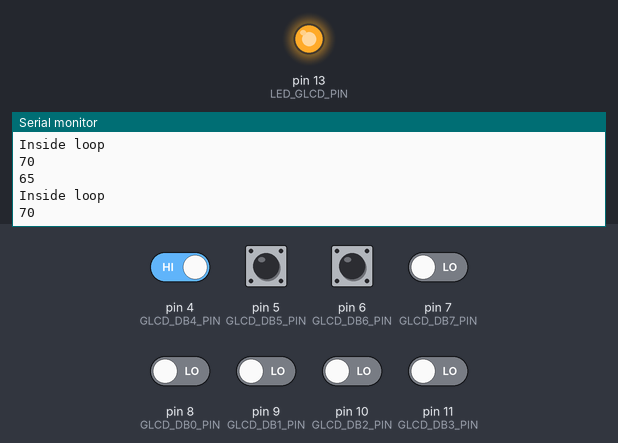
A sketch run on a simulated Arduino Uno, built with avr-gcc and run on an emulated ATmega328P. Parts: output pins drawn as LEDs (lit = HIGH), the last lines printed to the serial monitor. The inputs (shaded band) are chosen by the test bench; at power-on: pin 4 (GLCD_DB4_PIN), pin 5 (GLCD_DB5_PIN), pin 6 (GLCD_DB6_PIN) HIGH, pin 7 (GLCD_DB7_PIN), pin 8 (GLCD_DB0_PIN), pin 9 (GLCD_DB1_PIN), pin 10 (GLCD_DB2_PIN), pin 11 (GLCD_DB3_PIN) LOW.

Above: at 5.8 s.
5.9 s: pin 7 (GLCD_DB7_PIN) driven HIGH
At 8.8 s:
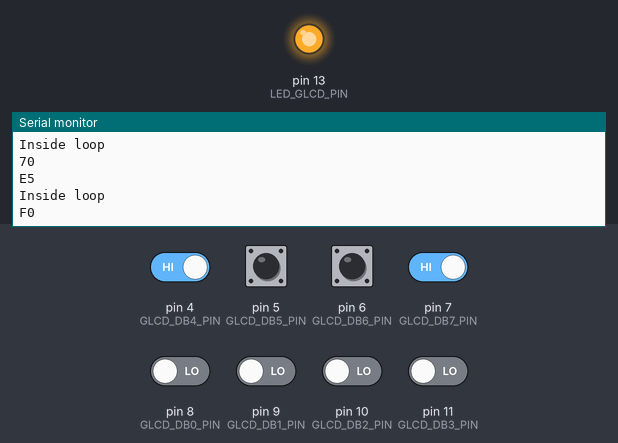
9.5 s: pin 5 (GLCD_DB5_PIN) pulled LOW for 1.95 s
At 11.5 s:
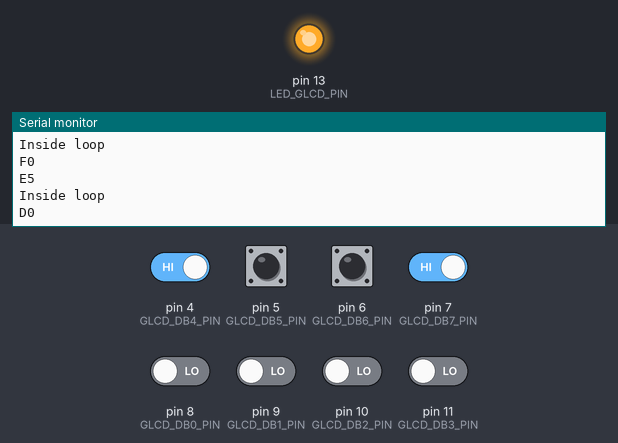
12.9 s: pin 6 (GLCD_DB6_PIN) pulled LOW for 1.95 s
At 14.8 s:
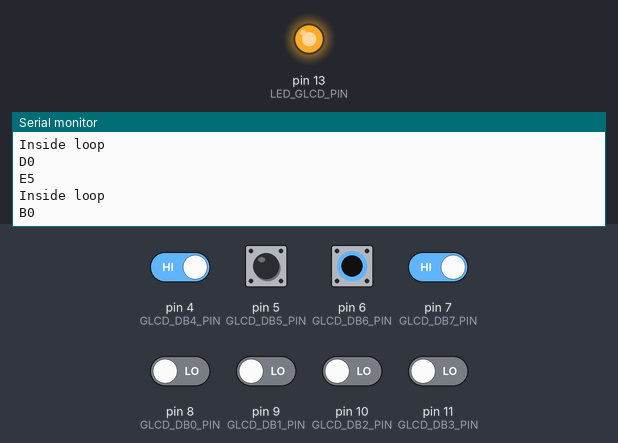
16.3 s: pin 11 (GLCD_DB3_PIN) driven HIGH
At 17.8 s:
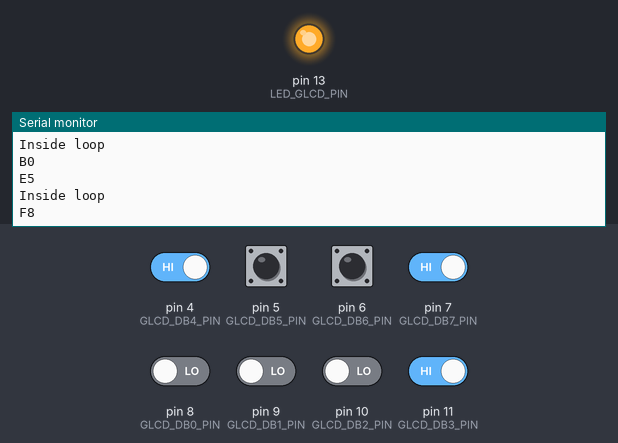
21.6 s: pin 4 (GLCD_DB4_PIN) driven HIGH
26.9 s: pin 9 (GLCD_DB1_PIN) driven HIGH
At 29.8 s:
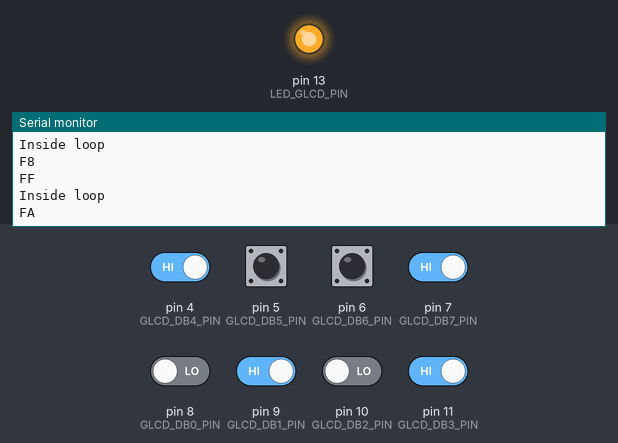

The sketch:

glcd_custom.ino
```cpp
/*
Pin connections:
 ------------------------------
 JHD12864E -->  ARDUINO PINS
 ------------------------------
 1     -->  GND
 2     -->  5V
 3     -->
 4     -->  A3      RS
 5     -->  A2      R/W
 6     -->  D12     E
 7     -->  D8     (DB0 of JHD)
 8     -->  D9      DB1
 9     -->  D10     DB2
 10    -->  D11     DB3
 11    -->  D4      DB4
 12    -->  D5      DB5
 13    -->  D6      DB6
 14    -->  D7      DB7
 15    -->  A0
 16    -->  A1
 17    -->  RESET
 18    -->  10k pot(other end of pot is to GND and middle terminal of pot is to pin3
 19    -->  5V through 250 ohms
 20    -->  GND
 ------------------------------

 digital Pin13 -> LED on GLCD module
 */
//#include "glcd_custom.h"
struct glcdBus_t{
  boolean RS;
  boolean RW;
  boolean DB0;
  boolean DB1;
  boolean DB2;
  boolean DB3;
  boolean DB4;
  boolean DB5;
  boolean DB6;
  boolean DB7;
};

const int LED_GLCD_PIN = 13;

const int GLCD_DB0_PIN = 8;
const int GLCD_DB1_PIN = 9;
const int GLCD_DB2_PIN = 10;
const int GLCD_DB3_PIN = 11;
const int GLCD_DB4_PIN = 4;
const int GLCD_DB5_PIN = 5;
const int GLCD_DB6_PIN = 6;
const int GLCD_DB7_PIN = 7;

const int GLCD_RS_PIN = 17;
const int GLCD_RW_PIN = 16;
const int GLCD_E_PIN  = 12;

glcdBus_t glcdBus;
glcdBus_t glcdReadBus;
void glcdWrite()
{
  digitalWrite(GLCD_E_PIN,  LOW);
  digitalWrite(GLCD_RW_PIN, LOW);
  digitalWrite(GLCD_RS_PIN, LOW);
  digitalWrite(GLCD_DB0_PIN, glcdBus.DB0);
  digitalWrite(GLCD_DB1_PIN, glcdBus.DB1);
  digitalWrite(GLCD_DB2_PIN, glcdBus.DB2);
  digitalWrite(GLCD_DB3_PIN, glcdBus.DB3);
  digitalWrite(GLCD_DB4_PIN, glcdBus.DB4);
  digitalWrite(GLCD_DB5_PIN, glcdBus.DB5);
  digitalWrite(GLCD_DB6_PIN, glcdBus.DB6);
  digitalWrite(GLCD_DB7_PIN, glcdBus.DB7);
  toggleGLCDEnablePin();
}

void toggleGLCDEnablePin()
{
  delayMicroseconds(5);        // pauses for 50 microseconds
  digitalWrite(GLCD_E_PIN,  HIGH);
  delayMicroseconds(5);        // pauses for 50 microseconds
  digitalWrite(GLCD_E_PIN,  LOW);
}

void glcdDisplayOnOff(boolean ON)
{
  glcdBus.RS = LOW;
  glcdBus.RW = LOW;
  glcdBus.DB7 = LOW;
  glcdBus.DB6 = LOW;
  glcdBus.DB5 = HIGH;
  glcdBus.DB4 = HIGH;
  glcdBus.DB3 = HIGH;
  glcdBus.DB2 = HIGH;
  glcdBus.DB1 = HIGH;
  glcdBus.DB0 = ON;
  glcdWrite();
}

void glcdDataWrite(byte data)
{
  glcdBus.RS = HIGH;
  glcdBus.RW = LOW;
  glcdBus.DB7 = (0x1 & (data >> 7));
  glcdBus.DB6 = (0x1 & (data >> 6));
  glcdBus.DB5 = (0x1 & (data >> 5));
  glcdBus.DB4 = (0x1 & (data >> 4));
  glcdBus.DB3 = (0x1 & (data >> 3));
  glcdBus.DB2 = (0x1 & (data >> 2));
  glcdBus.DB1 = (0x1 & (data >> 1));
  glcdBus.DB0 = (0x1 & (data >> 0));
  glcdWrite();
}

byte glcdBusToByte(struct glcdBus_t x)
{
  byte DB;
  DB = 0;
  DB = x.DB0 ? DB | 0x01 : DB;
  DB = x.DB1 ? DB | 0x02 : DB;
  DB = x.DB2 ? DB | 0x04 : DB;
  DB = x.DB3 ? DB | 0x08 : DB;
  DB = x.DB4 ? DB | 0x10 : DB;
  DB = x.DB5 ? DB | 0x20 : DB;
  DB = x.DB6 ? DB | 0x40 : DB;
  DB = x.DB7 ? DB | 0x80 : DB;
  return DB;
}
void glcdDataRead()
{
  glcdBus.RS = HIGH;
  glcdBus.RW = HIGH;
  toggleGLCDEnablePin();
  glcdWrite();
  glcdReadBus.DB0 = digitalRead(GLCD_DB0_PIN);
  glcdReadBus.DB1 = digitalRead(GLCD_DB1_PIN);
  glcdReadBus.DB2 = digitalRead(GLCD_DB2_PIN);
  glcdReadBus.DB3 = digitalRead(GLCD_DB3_PIN);
  glcdReadBus.DB4 = digitalRead(GLCD_DB4_PIN);
  glcdReadBus.DB5 = digitalRead(GLCD_DB5_PIN);
  glcdReadBus.DB6 = digitalRead(GLCD_DB6_PIN);
  glcdReadBus.DB7 = digitalRead(GLCD_DB7_PIN);

}

void switchOFFLCD()
{
  digitalWrite(LED_GLCD_PIN, LOW);
}

void switchONLCD()
{
  digitalWrite(LED_GLCD_PIN, HIGH);
}

void setup() {
  pinMode(LED_GLCD_PIN, OUTPUT);
  digitalWrite(LED_GLCD_PIN, HIGH);
  Serial.begin(9600);
}

void loop()
{
  byte DB;
  if(Serial)
  {
    Serial.println("Inside loop");
  }

  switchONLCD();
  //  glcdDisplayOnOff(HIGH);
  glcdDataWrite(0x60);
  delay(1000);
  glcdDataWrite(0x70);
  delay(1000);
  glcdDataRead();
  DB = glcdBusToByte(glcdReadBus);
  if(Serial)
  {
    Serial.println(DB, HEX);
  }
  glcdDataWrite(0x65);
  delay(1000);
  glcdDataRead();
  DB = glcdBusToByte(glcdReadBus);
  if(Serial)
  {
    Serial.println(DB, HEX);
  }
}
```

Measured:
- after the input at 5.9 s, the serial monitor: prints a new line after 0.10 s (image 1)
- after the input at 9.5 s, the serial monitor: prints a new line after 1.5 s (image 2)
- after the input at 12.9 s, the serial monitor: prints a new line after 1.1 s (image 3)
- after the input at 16.3 s, the serial monitor: prints a new line after 0.70 s (image 4)
- after the input at 26.9 s, the serial monitor: prints a new line after 0.11 s (image 5)
